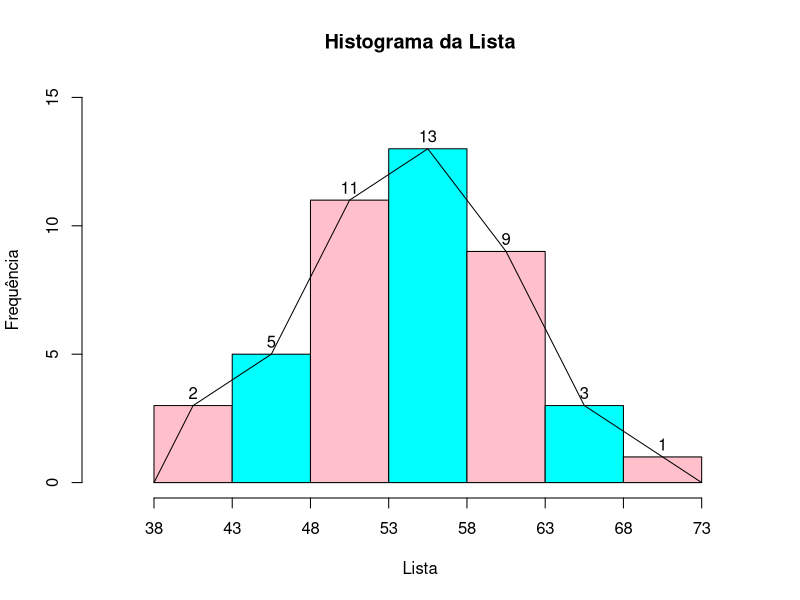
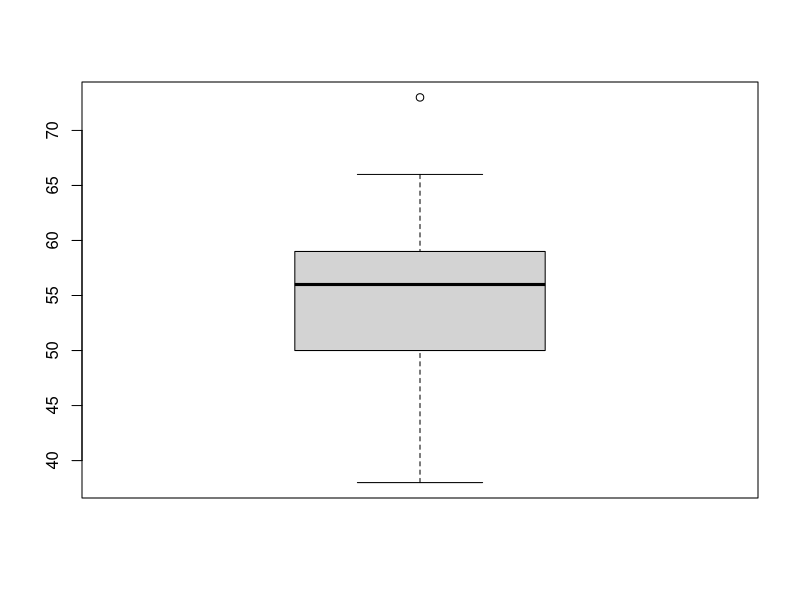

These figures' R source, in order:
lista <- c(48, 58, 56, 63, 52, 50, 59, 51, 59, 38, 57, 56, 73, 61, 41, 55, 49, 61, 49, 49, 52, 55, 60, 52, 54,
           57, 47, 66, 60, 53, 59, 50, 45, 57, 64, 56, 57, 60, 47, 58, 53, 58, 66, 47, 40)

moda.czuber <- function(dados){
  amp <- max(dados) - min(dados)
  nk <- round(1 + 3.222 * log10(length(dados)))
  amp_classe <- amp / nk
  
  lim_classe <- seq(min(dados), max(dados), amp_classe)
  tab_classe <- table(cut(dados, breaks = lim_classe))
  
  lim_inferior <- lim_classe[which.max(tab_classe)]
  
  d1 <- max(tab_classe) - as.numeric(tab_classe[which.max(tab_classe) - 1])
  d2 <- max(tab_classe) - as.numeric(tab_classe[which.max(tab_classe) + 1])
  
  return(lim_inferior + (d1 / (d1 + d2)) * amp_classe)
}

#LETRA A

lim_range <- c(38, 43, 48, 53, 58, 63, 68, 73)

range <- table(cut(lista, breaks = lim_range))

lista_df <- as.data.frame(range)

h_list = hist(lista, col = c("pink", "cyan"),  
              main = "Histograma da Lista",
              xlab = "Lista", ylab = "Frequência",
              xlim = c(35, 75), ylim = c(0, 15),
              xaxp = c(38, 73, 7),
              labels = as.character(lista_df$Freq), breaks = lim_range)

lines(c(min(h_list$breaks), h_list$mids, max(h_list$breaks)), 
      c(0,h_list$counts, 0), type = "l")

help("lines")

#LETRA B

media <- mean(lista)

mediana <- median(lista)

moda_czuber <- moda.czuber(lista)

terceiro_quartil <- quantile(lista, 0.75)

percentil_8 <- quantile(lista, 0.08)

percentil_50 <- quantile(lista, 0.5)

percentil_80 <- quantile(lista, 0.8)

#LETRA C

boxplot(lista)



